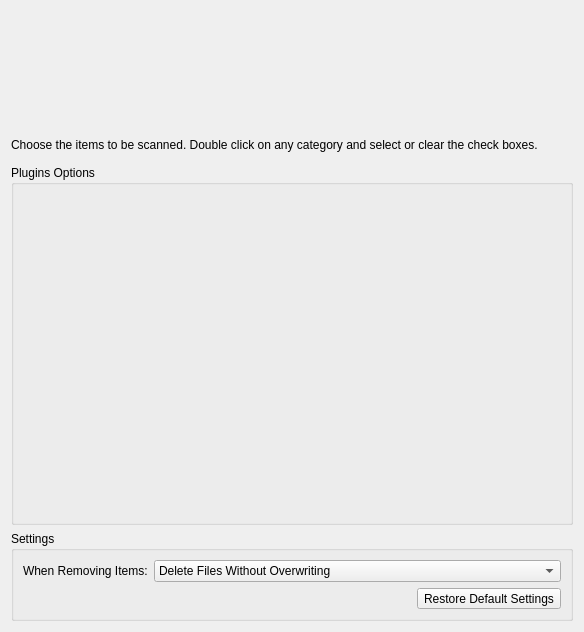
<?xml version="1.0" encoding="UTF-8"?>
<ui version="4.0">
 <class>OptionsWidget</class>
 <widget class="QWidget" name="OptionsWidget">
  <property name="geometry">
   <rect>
    <x>0</x>
    <y>0</y>
    <width>584</width>
    <height>632</height>
   </rect>
  </property>
  <property name="sizePolicy">
   <sizepolicy hsizetype="Preferred" vsizetype="Fixed">
    <horstretch>0</horstretch>
    <verstretch>0</verstretch>
   </sizepolicy>
  </property>
  <property name="windowTitle">
   <string>Form</string>
  </property>
  <layout class="QGridLayout" name="gridLayout_2">
   <item row="1" column="0">
    <widget class="QLabel" name="label_2">
     <property name="sizePolicy">
      <sizepolicy hsizetype="Preferred" vsizetype="Fixed">
       <horstretch>0</horstretch>
       <verstretch>0</verstretch>
      </sizepolicy>
     </property>
     <property name="text">
      <string>Choose the items to be scanned. Double click on any category and select or clear the check boxes.</string>
     </property>
     <property name="wordWrap">
      <bool>true</bool>
     </property>
    </widget>
   </item>
   <item row="2" column="0">
    <widget class="QGroupBox" name="groupBox">
     <property name="title">
      <string>Plugins Options</string>
     </property>
     <property name="flat">
      <bool>true</bool>
     </property>
     <property name="checkable">
      <bool>false</bool>
     </property>
    </widget>
   </item>
   <item row="3" column="0">
    <widget class="QGroupBox" name="groupBox_2">
     <property name="sizePolicy">
      <sizepolicy hsizetype="Preferred" vsizetype="Fixed">
       <horstretch>0</horstretch>
       <verstretch>0</verstretch>
      </sizepolicy>
     </property>
     <property name="title">
      <string>Settings</string>
     </property>
     <property name="flat">
      <bool>true</bool>
     </property>
     <layout class="QGridLayout" name="gridLayout">
      <item row="0" column="0">
       <widget class="QLabel" name="label_3">
        <property name="sizePolicy">
         <sizepolicy hsizetype="Fixed" vsizetype="Preferred">
          <horstretch>0</horstretch>
          <verstretch>0</verstretch>
         </sizepolicy>
        </property>
        <property name="text">
         <string>When Removing Items:</string>
        </property>
       </widget>
      </item>
      <item row="0" column="1" colspan="2">
       <widget class="QComboBox" name="optionsComboBox">
        <item>
         <property name="text">
          <string>Delete Files Without Overwriting</string>
         </property>
        </item>
        <item>
         <property name="text">
          <string>Quick Overwrite ( 1 Overwrite Pass)</string>
         </property>
        </item>
        <item>
         <property name="text">
          <string>Safe Overwrite ( DOD 5220.22-M: 3 Overwrite Passes)</string>
         </property>
        </item>
        <item>
         <property name="text">
          <string>Throrough Overwrite ( 7 Overwrite Passes)</string>
         </property>
        </item>
       </widget>
      </item>
      <item row="1" column="0" colspan="2">
       <spacer name="horizontalSpacer">
        <property name="orientation">
         <enum>Qt::Horizontal</enum>
        </property>
        <property name="sizeHint" stdset="0">
         <size>
          <width>391</width>
          <height>20</height>
         </size>
        </property>
       </spacer>
      </item>
      <item row="1" column="2">
       <widget class="QToolButton" name="restoreButton">
        <property name="text">
         <string>Restore Default Settings</string>
        </property>
       </widget>
      </item>
     </layout>
    </widget>
   </item>
   <item row="0" column="0">
    <spacer name="verticalSpacer_2">
     <property name="orientation">
      <enum>Qt::Vertical</enum>
     </property>
     <property name="sizeType">
      <enum>QSizePolicy::Fixed</enum>
     </property>
     <property name="sizeHint" stdset="0">
      <size>
       <width>20</width>
       <height>120</height>
      </size>
     </property>
    </spacer>
   </item>
  </layout>
 </widget>
 <resources/>
 <connections/>
</ui>
